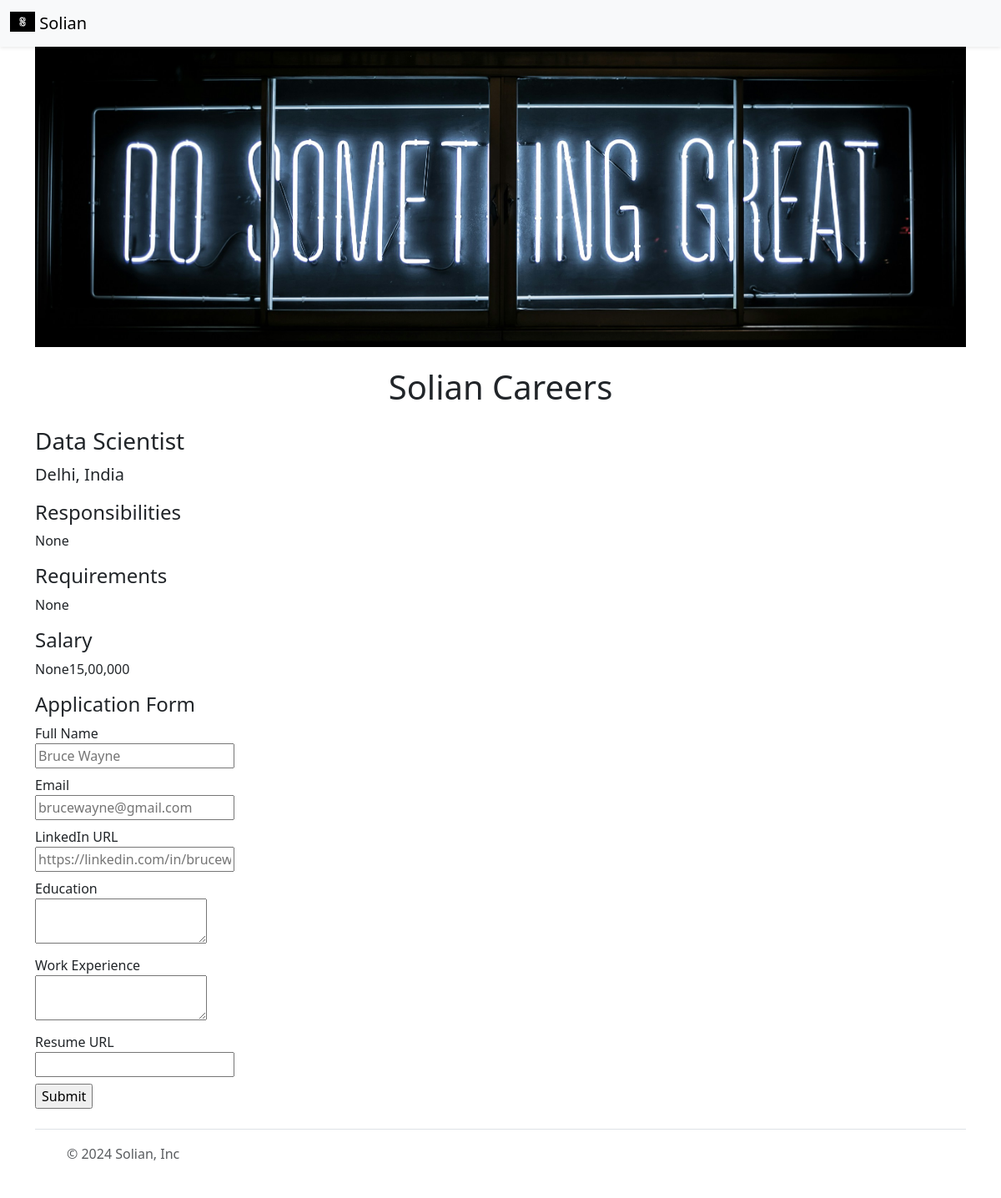
The page /job/2 on the database as committed earlier.
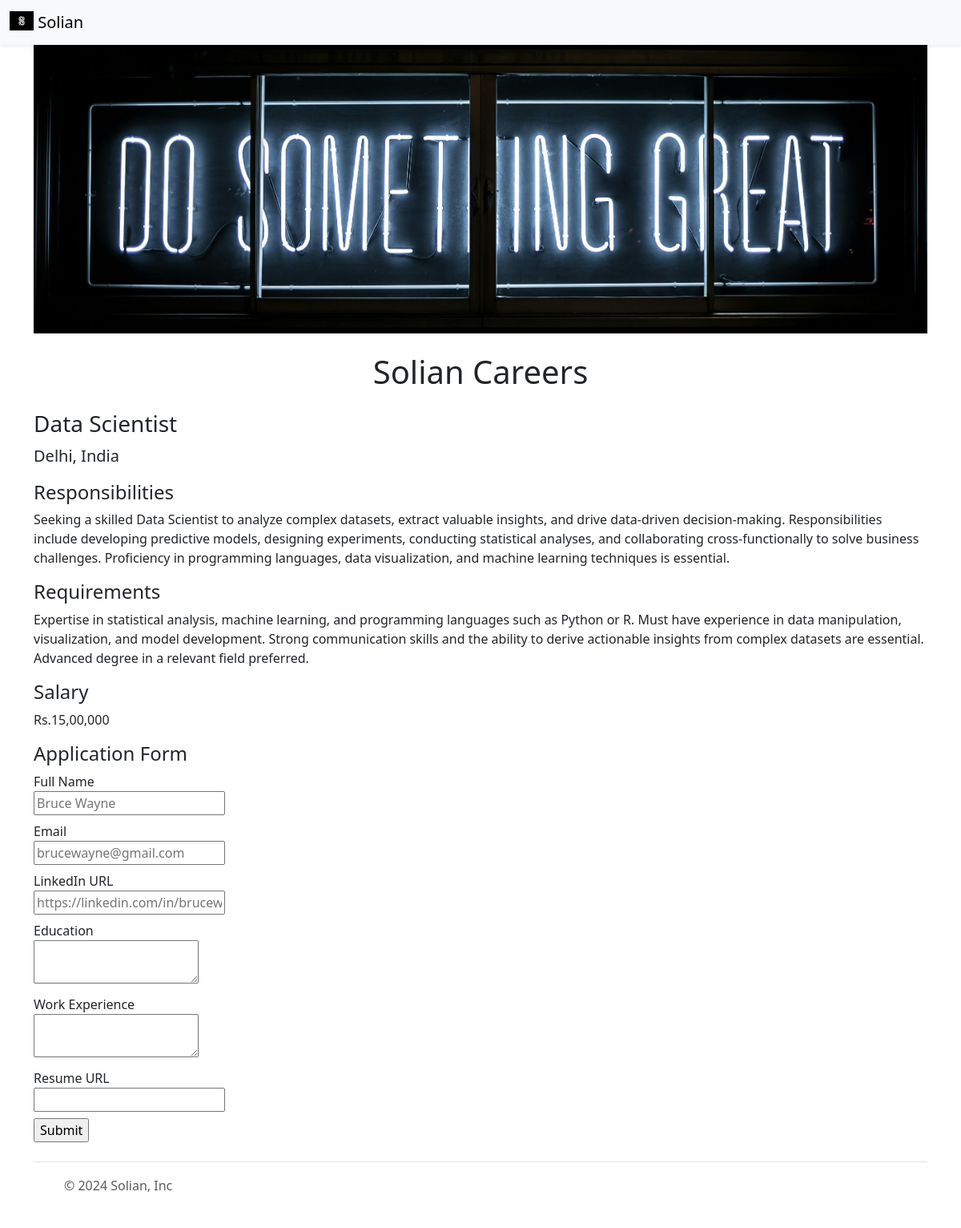
The same page on the database as committed later.
### tables this page shows
CREATE TABLE jobs (
    id INTEGER NOT NULL PRIMARY KEY AUTOINCREMENT,
    title VARCHAR(250) NOT NULL,
    location VARCHAR(250) NOT NULL,
    salary INT,
    currency VARCHAR(10),
    responsibilities VARCHAR(2000),
    requirements VARCHAR(2000) 
);

### app.py (the view)
@app.route('/job/<id>')
def show_job(id):
    job = load_job_from_db(id)
    if not job:
        return "Not Found"
    return render_template('jobpage.html', job=job)

### database.py (called while the page is built)
def load_job_from_db(id):
    with engine.connect() as conn:
        query = table.select().where(table.c.id == id)
        result = conn.execute(query)
        row = result.fetchone()
    if row is not None:
        column_names = result.keys()
        job_dict = dict(zip(column_names, row))
        return job_dict
    else:
        return None

### templates/jobpage.html (shortened to what this page needs)
<!DOCTYPE html>
<html lang="en">
<head>
    {% include 'bootstrap.html' %}
</head>
<body>
    {% include 'nav.html' %}
    <div class="container">
        {% include 'banner.html' %}
        <h1 class="text-center mt-2 mb-4">Solian Careers</h1>
        <h3 class="mb-2">{{job.title}}</h3>
        <p class="lead mt-0">{{job.location}}</p>
        <h4>Responsibilities</h4>
        <p>{{job.responsibilities}}</p>
        <h4>Requirements</h4>
        <p>{{job.requirements}}</p>
        <h4>Salary</h4>
        <p>{{job.currency}}{{job.salary}}</p>
        {% include 'app_form.html' %}
    </div>
    {% include 'footer.html' %}
</body>
</html>

Rows that differ between the two databases and show on the page:
changed jobs "Data Scientist": responsibilities (not shown) → "Seeking a skilled Data Scientist to analyze complex datasets, extract valuable insights, and drive data-driven decision-making. Responsibilities include developing predictive models, designing experiments, conducting statistical analyses, and collaborating cross-functionally to solve business challenges. Proficiency in programming languages, data visualization, and machine learning techniques is essential."; requirements (not shown) → "Expertise in statistical analysis, machine learning, and programming languages such as Python or R. Must have experience in data manipulation, visualization, and model development. Strong communication skills and the ability to derive actionable insights from complex datasets are essential. Advanced degree in a relevant field preferred."; currency (not shown) → "Rs."
Other text that changed with them:
{{ job.responsibilities }}: "None" → (not shown)
{{ job.requirements }}: "None" → (not shown)
{{ job.currency }}: "None" → (not shown)
